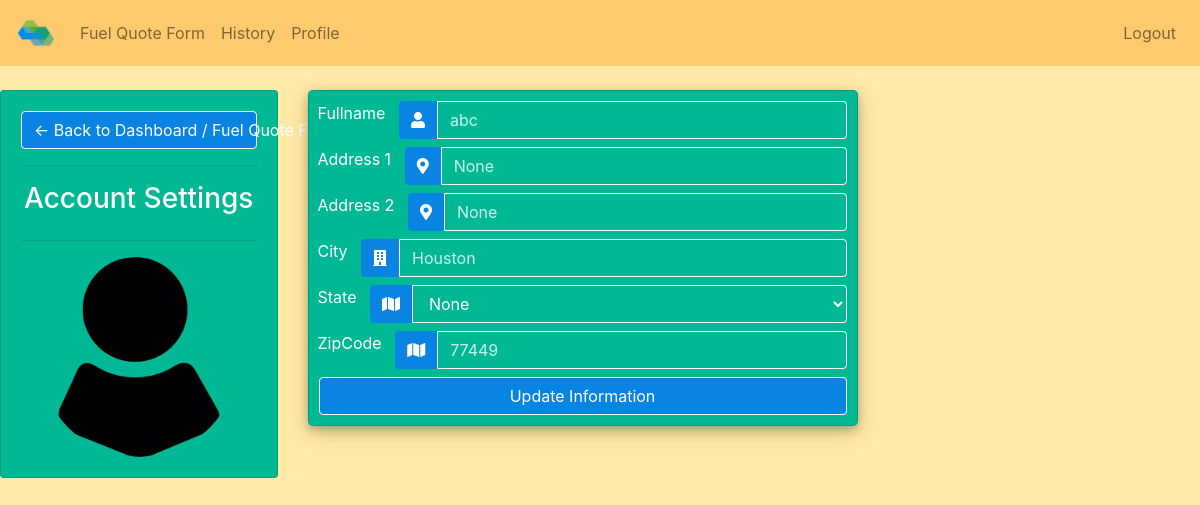
Page /profile/ (signed in) on the committed database.
### hexafuel_oil_app/models.py (models this page shows, shortened)
class ClientInformation(models.Model):
    class States(models.TextChoices):
        ALABAMA='AL'
        ALASKA='AK'
        ARIZONA='AZ'
        ARKANSAS='AR'
        CALIFORNIA='CA'
        COLORADO='CO'
        CONNECTICUT='CT'
        DELAWARE='DE'
        FLORIDA='FL'
        GEORGIA='GA'
        HAWAII='HI'
        IDAHO='ID'
        ILLINOIS='IL'
        INDIANA='IN'
        IOWA='IA'
        KANSAS='KS'
        KENTUCKY='KY'
        LOUISIANA='LA'
        MAINE='ME'
        MARYLAND='MD'
        MASSACHUSETTS='MA'
        MICHIGAN='MI'
        MINNESOTA='MN'
        MISSISSIPPI='MS'
        MISSOURI='MO'
        MONTANA='MT'
        NEBRASKA='NE'
        NEVADA='NV'
        NEW_HAMPSHIRE='NH'
        NEW_JERSEY='NJ'
        NEW_MEXICO='NM'
        NEW_YORK='NY'
        NORTH_CAROLINA='NC'
        NORTH_DAKOTA='ND'
        OHIO='OH'
        OKLAHOMA='OK'
        OREGON='OR'
        PENNSYLVANIA='PA'
        RHODE_ISLAND='RI'
        SOUTH_CAROLINA='SC'
        SOUTH_DAKOTA='SD'
        TENNESSEE='TN'
        TEXAS='TX'
        UTAH='UT'
        VERMONT='VT'
        VIRGINIA='VA'
        WASHINGTON='WA'
        WEST_VIRGINIA='WV'
        WISCONSIN='WI'
        WYOMING='WY'
    auth_user_id = models.OneToOneField(User, to_field='id', on_delete = models.CASCADE)
    fullname = models.CharField(max_length=50)
    address1 = models.CharField(max_length=100)
    address2 = models.CharField(max_length=100, null = True)
    city = models.CharField(max_length=50)
    state = models.CharField(max_length=2, choices=States.choices)
    zipcode = models.CharField(max_length=9)

### hexafuel_oil_app/views.py (the view, shortened to what this page needs)
# urls.py: path('profile/', login_required(ProfileView.as_view()), name="profile"),
class ProfileView(LoginRequiredMixin,PermissionRequiredMixin, TemplateView):
    template_name = "hexafuel_oil_app/account_settings.html"
    permission_required = ("auth.change_user")
    def get(self, request):
        try:
            clients_queryset = ClientInformation.objects.all()
            client = clients_queryset.get(auth_user_id_id = request.user.id)
            args = {'client' : client}
            return render(request, "hexafuel_oil_app/account_settings.html", args)
        except Exception as e:
            print('EXP', e)
            return render(request, "hexafuel_oil_app/account_settings.html")

### hexafuel_oil_app/templates/hexafuel_oil_app/account_settings.html (shortened to what this page needs)
{% extends 'hexafuel_oil_app/main.html'%}
{% load static %}
{% block content %}
	{% include 'hexafuel_oil_app/navbar.html'%}
	<br>
	<div class="row">
		<div class="col-md-3">
			<div class="card card-body profile-change-card-side">
				<a class="btn btn-primary form-control" href="fuel_quote.html"> &#8592; Back to Dashboard / Fuel Quote Form</a>
				<hr>
				<h3 style="text-align: center">Account Settings</h3>
				<hr>
				<img class="profile-pic" src="{% static 'images/profile1.png' %}" >
			</div>
		</div>
		<div class="col-md-9">
			<div class="card card-body profile-change-card">
				<form method="POST" action="" enctype="multipart/form-data" name="profile-form" onsubmit="return validateForm()">
					<div class="input-group mb-2">
						<div class="input-group-append">
							<label for="fullname">Fullname</label>&nbsp &nbsp
							<span class="input-group-text"><i class="fas fa-user"></i></span>
						</div>
						<input type="text" name='fullname' class="form-control" required placeholder={{ client.fullname }}>
					</div>
					<div class="input-group mb-2">
						<div class="input-group-append">
							<label for="fullname">Address 1</label>&nbsp &nbsp
							<span class="input-group-text"><i class="fas fa-map-marker-alt"></i></span>
						</div>
						<input type="text" name="address1" class="form-control" required placeholder={{ client.address1 }}>
					</div>
					<div class="input-group mb-2">
						<div class="input-group-append">
							<label for="fullname">Address 2</label>&nbsp &nbsp
							<span class="input-group-text"><i class="fas fa-map-marker-alt"></i></span>
						</div>
						<input type="text" name="address2" class="form-control" placeholder={{ client.address2 }}>
					</div>
					<div class="input-group mb-2">
						<div class="input-group-append">
							<label for="fullname">City</label>&nbsp &nbsp
							<span class="input-group-text"><i class="fas fa-building"></i></span>
						</div>
						<input type="text" name="city" class="form-control" required placeholder={{ client.city }}>
					</div>
					{% include 'hexafuel_oil_app/state-select.html' %}
					<div class="input-group mb-2">
						<div class="input-group-append">
							<label for="fullname">ZipCode</label>&nbsp &nbsp
							<span class="input-group-text"><i class="fas fa-map"></i></span>
						</div>
						<input type="text" name="zipcode" class="form-control" required placeholder={{ client.zipcode }}>
					</div>
				<input class="btn btn-primary" type="submit" name="Update Information" value="Update Information">
				</form>
			</div>
		</div>
	</div>
{% endblock %}

### hexafuel_oil_app/templates/hexafuel_oil_app/state-select.html (shortened to what this page needs)
<div class="input-group mb-2">
    <div class="input-group-append">
        <label for="fullname">State</label>&nbsp &nbsp
        <span class="input-group-text"><i class="fas fa-map"></i></span>
    </div>
    <select id="state-select" class="form-control" name="state" required>
        <option selected disabled value="{{ client.state }}">{{ client.state }}</option>
    </select>
</div>

### static/css/login.css (style rules this page uses)
body,html { margin: 0; padding: 0; height: 100%; background: #ffeaa7 !important; }
.form-control::placeholder { color: #ffffff; opacity: 0.8; }
.profile-change-card-side { background: #00b894; color: #fff; }
.profile-change-card { width: 550px; margin-top: auto; margin-bottom: auto; background: #00b894; position: relative; display: flex; justify-content: center; flex-direction: column; padding: 10px; box-shadow: 0 4px 8px 0 rgba(0, 0, 0, 0.2), 0 6px 20px 0 rgba(0, 0, 0, 0.19); -webkit-box-shadow: 0 4px 8px 0 rgba(0, 0, 0, 0.2), 0 6px 20px 0 rgba(0, 0, 0, 0.19); -moz-box-shadow: 0 4px 8px 0 rgba(0, 0, 0, 0.2), 0 6px 20px 0 rgba(0, 0, 0, 0.19); border-radius: 5px; }
.form-control, .form-control:focus { background:rgba(255, 255, 255, 0); color: #ffffff; border-color:#ffffff; }
.btn-primary { background: #0984e3 !important; color: white !important; }
.input-group-text { background: #0984e3 !important; color: white !important; border: 0 !important; border-radius: 0.25rem 0 0 0.25rem !important; }
#state-select>option { color:#000 !important; background-color: #fdcb6e; }
label { text-decoration-color:#ffffff !important; color:#ffffff !important; }

### hexafuel_oil_app/templates/hexafuel_oil_app/account_settings.html (style rules this page uses)
.profile-pic { max-width: 200px; max-height:200px; margin: 0 auto; border-radius: 50%; }

### rows in the picture
ClientInformation: fullname "abc", address1 "None", address2 "None", city "Houston", state "None", zipcode "77449"
